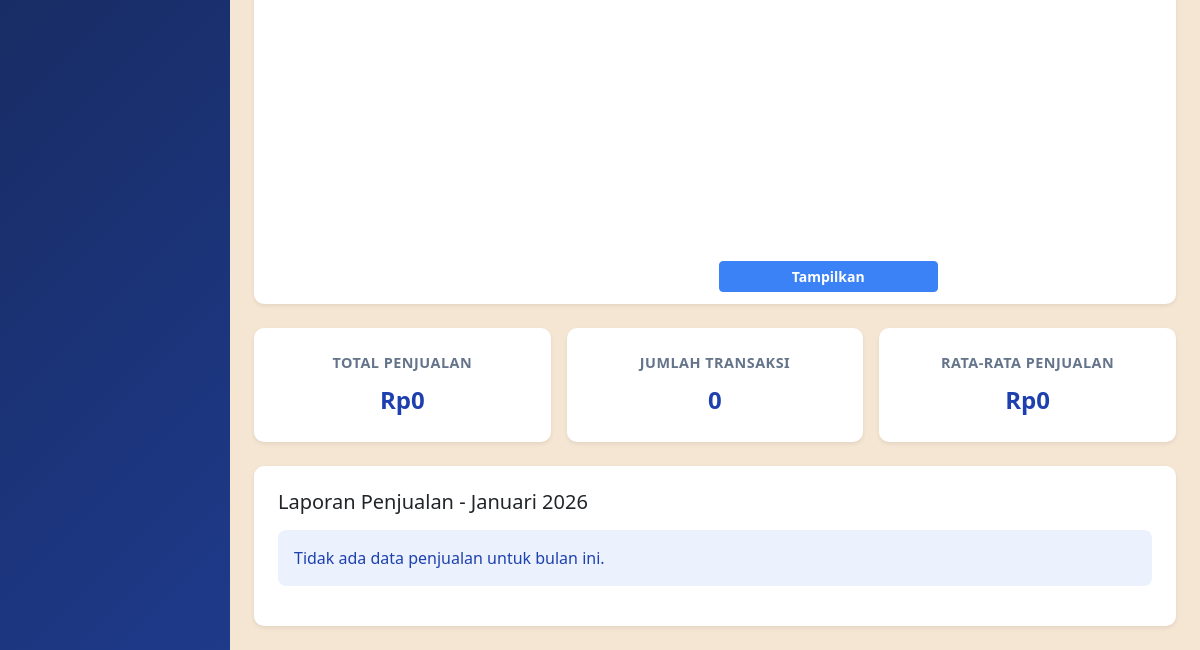
The page /user/report.php (signed in, lower part) on the database as committed earlier.
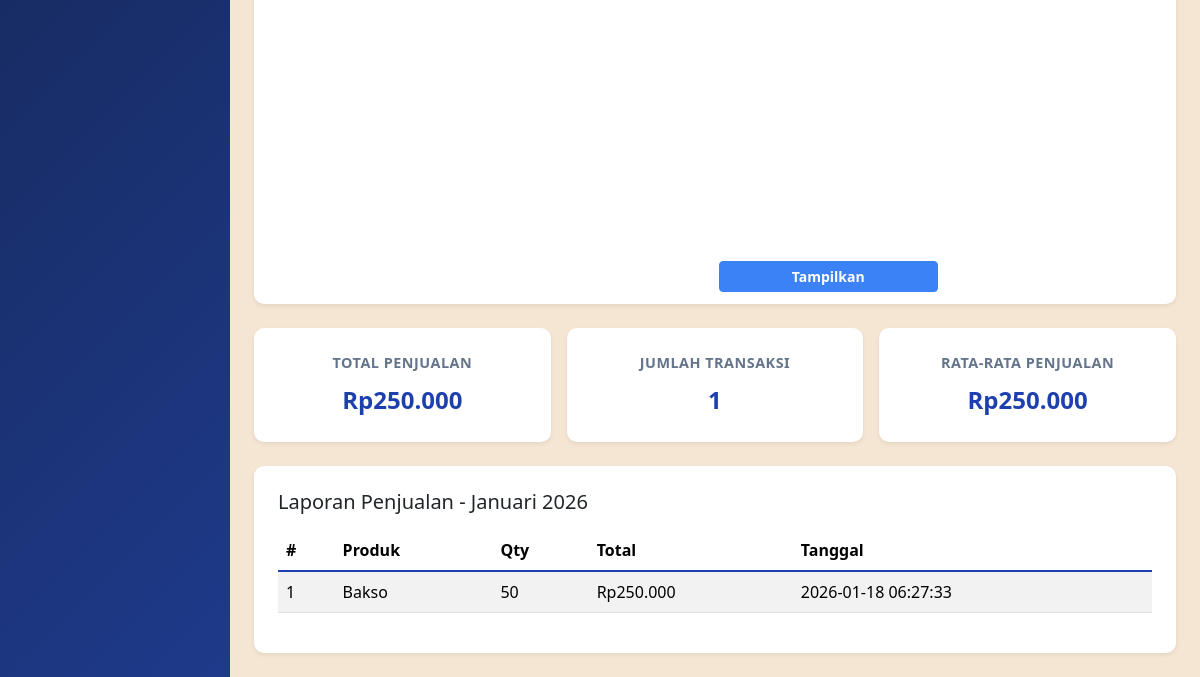
The same page on the database as committed later.
### tables this page shows
CREATE TABLE yukii_sales (
        id INTEGER PRIMARY KEY AUTOINCREMENT,
        product_id INTEGER NOT NULL,
        quantity INTEGER NOT NULL,
        unit_price REAL NOT NULL,
        total REAL NOT NULL,
        cogs REAL NOT NULL,
        created_at TEXT NOT NULL DEFAULT CURRENT_TIMESTAMP
    );

CREATE TABLE yukii_products (
        id INTEGER PRIMARY KEY AUTOINCREMENT,
        name TEXT NOT NULL,
        price REAL NOT NULL DEFAULT 0,
        cost REAL NOT NULL DEFAULT 0,
        created_at TEXT NOT NULL DEFAULT CURRENT_TIMESTAMP
    );

### includes/auth.php (called while the page is built, shortened)
<?php
require_once __DIR__ . '/functions.php';
function currentUser(): ?array
{
    return $_SESSION['user'] ?? null;
}

### includes/functions.php (called while the page is built, shortened)
<?php
function sanitizeTablePrefix(string $username): string
{
    $slug = preg_replace('/[^a-zA-Z0-9_]/', '_', strtolower($username));
    $slug = trim($slug, '_');
    return $slug;
}
function userTableNames(string $username): array
{
    $prefix = sanitizeTablePrefix($username);
    return [
        'products' => $prefix . '_products',
        'sales' => $prefix . '_sales',
        'expenses' => $prefix . '_expenses',
    ];
}

### user/report.php (the view, shortened to what the changed rows need)
<?php
require_once __DIR__ . '/../includes/auth.php';
$user = currentUser();
$pdo = getDB();
$tables = userTableNames($user['username']);
$selectedMonth = isset($_GET['month']) ? (int)$_GET['month'] : date('n');
$selectedYear = isset($_GET['year']) ? (int)$_GET['year'] : date('Y');
$selectedMonth = max(1, min(12, $selectedMonth));
$selectedYear = max(2020, min(date('Y'), $selectedYear));
$startDate = sprintf("%d-%02d-01", $selectedYear, $selectedMonth);
$endDate = date('Y-m-t', strtotime($startDate));
$summarySql = "
    SELECT
        COALESCE(SUM(s.total), 0) as sales_total,
        COUNT(s.id) as sales_count,
        AVG(s.total) as avg_sales
    FROM " . $tables['sales'] . " s
    WHERE DATE(s.created_at) BETWEEN ? AND ?
";
$stmt = $pdo->prepare($summarySql);
$stmt->execute([$startDate, $endDate]);
$filterResult = $stmt->fetch();
$filteredSummary = [
    'sales_total' => (float)$filterResult['sales_total'],
    'sales_count' => (int)$filterResult['sales_count'],
    'avg_sales' => (float)$filterResult['avg_sales']
];
$salesSql = "SELECT s.id, p.name, s.quantity, s.total, s.created_at
             FROM " . $tables['sales'] . " s
             LEFT JOIN " . $tables['products'] . " p ON p.id = s.product_id
             WHERE DATE(s.created_at) BETWEEN ? AND ?
             ORDER BY s.created_at DESC";
$stmt = $pdo->prepare($salesSql);
$stmt->execute([$startDate, $endDate]);
$sales = $stmt->fetchAll();
$monthNames = ['', 'Januari', 'Februari', 'Maret', 'April', 'Mei', 'Juni', 'Juli', 'Agustus', 'September', 'Oktober', 'November', 'Desember'];
?>
<!DOCTYPE html>
<html lang="id">
<head>
    <link href="https://cdn.jsdelivr.net/npm/bootstrap@5.3.3/dist/css/bootstrap.min.css" rel="stylesheet">
    <link href="/assets/css/style.css" rel="stylesheet">
</head>    </style>
</head></head>
<body>
<div class="d-flex">
    <div class="flex-grow-1">
        <main class="p-4">
            <div class="row g-3 mb-4">
                <div class="col-md-4"><div class="card shadow-sm"><div class="card-body text-center"><div class="text-muted">Total Penjualan</div><div class="fs-4">Rp<?php echo number_format($filteredSummary['sales_total'], 0, ',', '.'); ?></div></div></div></div>
                <div class="col-md-4"><div class="card shadow-sm"><div class="card-body text-center"><div class="text-muted">Jumlah Transaksi</div><div class="fs-4"><?php echo $filteredSummary['sales_count']; ?></div></div></div></div>
                <div class="col-md-4"><div class="card shadow-sm"><div class="card-body text-center"><div class="text-muted">Rata-rata Penjualan</div><div class="fs-4">Rp<?php echo number_format($filteredSummary['avg_sales'], 0, ',', '.'); ?></div></div></div></div>
            </div>
            <div class="row g-3">
                <div class="col-md-12">
                    <div class="card shadow-sm">
                        <div class="card-body">
                            <h5 class="mb-3">Laporan Penjualan - <?php echo $monthNames[$selectedMonth] . ' ' . $selectedYear; ?></h5>
                            <?php if (empty($sales)): ?>
                                <div class="alert alert-info">Tidak ada data penjualan untuk bulan ini.</div>
                            <?php else: ?>
                            <div class="table-responsive">
                                <table class="table table-striped align-middle">
                                    <thead><tr><th>#</th><th>Produk</th><th>Qty</th><th>Total</th><th>Tanggal</th></tr></thead>
                                    <tbody>
                                    <?php foreach ($sales as $s): ?>
                                        <tr>
                                            <td><?php echo (int) $s['id']; ?></td>
                                            <td><?php echo htmlspecialchars($s['name'] ?? 'N/A', ENT_QUOTES, 'UTF-8'); ?></td>
                                            <td><?php echo (int) $s['quantity']; ?></td>
                                            <td>Rp<?php echo number_format((float) $s['total'], 0, ',', '.'); ?></td>
                                            <td><?php echo htmlspecialchars($s['created_at'], ENT_QUOTES, 'UTF-8'); ?></td>
                                        </tr>
                                    <?php endforeach; ?>
                                    </tbody>
                                </table>
                            </div>
                            <?php endif; ?>
                        </div>
                    </div>
                </div>
            </div>
        </main>
    </div>
</div>
</body>
</html>

Rows that differ between the two databases and show on the page:
added yukii_sales: id "1", yukii_products.name "Bakso", quantity "50", total "250.000", created_at "2026-01-18 06:27:33"
Other text that changed with them:
$filteredSummary['sales_total']: "0" → "250.000"
$filteredSummary['sales_count']: "0" → "1"
$filteredSummary['avg_sales']: "0" → "250.000"
text no longer shown: "Tidak ada data penjualan untuk bulan ini."
text now shown: "# Produk Qty Total Tanggal"
